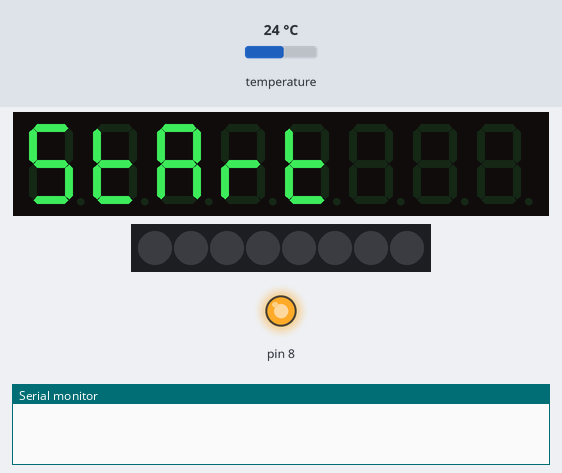
Bench run of a sketch on a simulated Arduino Uno, built with avr-gcc and run on an emulated ATmega328P. Shown: 8-digit seven-segment display, 8 RGB LEDs in strip order, left to right, output pins drawn as LEDs (lit = HIGH), the last lines printed to the serial monitor. The test bench sets the inputs (shaded band); at power-on: temperature 24 °C.

Above: at 0.1 s.
At 2.1 s:
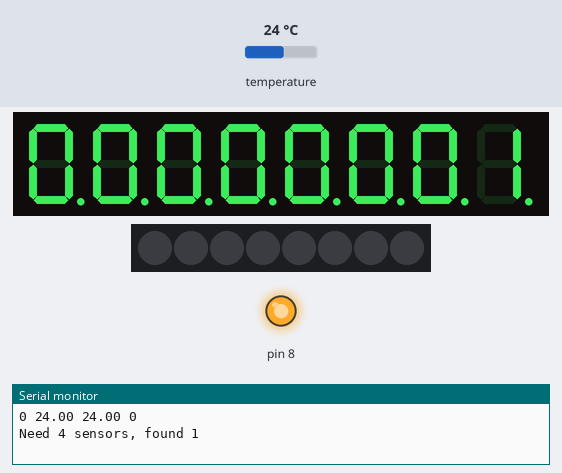

The sketch:

piscina.ino
```cpp
#include <OneWire.h>
#include <TM1638.h>

OneWire ds/*temp*/(4);
TM1638 disp(5, 6, 7, true, 7);

#define T_IN_HOT   0
#define T_OUT_HOT  1
#define T_IN_COLD  2
#define T_OUT_COLD 3
float temps[4];
int nt = 0;

// cabo até piscina
// no arduino: l/bl: -+ tx
//             v/bv: -+ rx
//             a/ba: +12V
//             m/bm: 0V

long timeStamp;
long timeOut = 0;
bool motorLigado = false;

void setup() {
  Serial.begin(9600);

  pinMode(8, OUTPUT);
  digitalWrite(8, HIGH);

  disp.setDisplayToString("Start");
  delay(1000);
}

void displayTwoTemps(float t1, float t2)
{
  unsigned long a, b;
  unsigned long n;
  a = t1 * 100;
  b = t2 * 100;
  a = a % 10000;
  b = b % 10000;
  n = a*10000 + b;
  disp.setDisplayToDecNumber(n, 68, true);
/*
  Serial.print(t1);  Serial.print(" ");
  Serial.print(t2);  Serial.print(" ");
  Serial.print(a);  Serial.print(" ");
  Serial.print(b);  Serial.print(" ");
  Serial.print(n);  Serial.println(" ");
*/
}

float hi_temp = -100;

void loop() {
  byte i;
  byte present = 0;
  byte type_s;
  byte data[12];
  byte addr[8];
  float celsius, fahrenheit;

//temps[0] = 52; if(1){delay(1250);}else{

  if ( !ds.search(addr)) {
    if (nt < 4) {
      Serial.print("Need 4 sensors, found ");
      Serial.println(nt);
      disp.setDisplayToDecNumber(nt, 255, true);
    }
    /*
    Serial.println("No more addresses.");
    Serial.println();
    */
    ds.reset_search();
    nt = 0;
    hi_temp = -100;
    delay(250);
    return;
  }

  /*
  Serial.print("ROM =");
  for( i = 0; i < 8; i++) {
    Serial.write(' ');
    Serial.print(addr[i], HEX);
  }
  */

  if (OneWire::crc8(addr, 7) != addr[7]) {
      Serial.println("CRC is not valid!");
      return;
  }
  //Serial.println();

  // the first ROM byte indicates which chip
  switch (addr[0]) {
    case 0x10:
      //Serial.println("  Chip = DS18S20");  // or old DS1820
      type_s = 1;
      break;
    case 0x28:
      //Serial.println("  Chip = DS18B20");
      type_s = 0;
      break;
    case 0x22:
      //Serial.println("  Chip = DS1822");
      type_s = 0;
      break;
    default:
      Serial.println("Device is not a DS18x20 family device.");
      return;
  }

  ds.reset();
  ds.select(addr);
  ds.write(0x44, 1);        // start conversion, with parasite power on at the end

  delay(1000);     // maybe 750ms is enough, maybe not
  // we might do a ds.depower() here, but the reset will take care of it.

  present = ds.reset();
  ds.select(addr);
  ds.write(0xBE);         // Read Scratchpad

  /*
  Serial.print("  Data = ");
  Serial.print(present, HEX);
  Serial.print(" ");
  */
  for ( i = 0; i < 9; i++) {           // we need 9 bytes
    data[i] = ds.read();
    //Serial.print(data[i], HEX);
    //Serial.print(" ");
  }
  /*
  Serial.print(" CRC=");
  Serial.print(OneWire::crc8(data, 8), HEX);
  Serial.println();
  */

  // Convert the data to actual temperature
  // because the result is a 16 bit signed integer, it should
  // be stored to an "int16_t" type, which is always 16 bits
  // even when compiled on a 32 bit processor.
  int16_t raw = (data[1] << 8) | data[0];
  if (type_s) {
    raw = raw << 3; // 9 bit resolution default
    if (data[7] == 0x10) {
      // "count remain" gives full 12 bit resolution
      raw = (raw & 0xFFF0) + 12 - data[6];
    }
  } else {
    byte cfg = (data[4] & 0x60);
    // at lower res, the low bits are undefined, so let's zero them
    if (cfg == 0x00) raw = raw & ~7;  // 9 bit resolution, 93.75 ms
    else if (cfg == 0x20) raw = raw & ~3; // 10 bit res, 187.5 ms
    else if (cfg == 0x40) raw = raw & ~1; // 11 bit res, 375 ms
    //// default is 12 bit resolution, 750 ms conversion time
  }
  celsius = (float)raw / 16.0;
  /*
  fahrenheit = celsius * 1.8 + 32.0;
  Serial.print("  Temperature = ");
  Serial.print(celsius);
  Serial.print(" Celsius, ");
  Serial.print(fahrenheit);
  Serial.println(" Fahrenheit");
  */
  if (celsius == 85 || raw == -1) return;
  if (temps[nt] == 0) temps[nt] = celsius;
  else temps[nt] = temps[nt] * 0.6 + 0.4 * celsius;
  if (temps[nt] > hi_temp) hi_temp = temps[nt];
  Serial.print(nt); Serial.print(" "); Serial.print(celsius); Serial.print(" "); Serial.print(hi_temp);
//}if(nt==4)nt=0;
  nt++;

  if((nt) == 2) {
    displayTwoTemps(temps[nt-2], temps[nt-1]);
    disp.setLED(TM1638_COLOR_RED, 0);
    disp.setLED(TM1638_COLOR_NONE, 1);
  }
  if((nt) == 4) {
    displayTwoTemps(temps[nt-2], temps[nt-1]);
    disp.setLED(TM1638_COLOR_NONE, 0);
    disp.setLED(TM1638_COLOR_GREEN, 1);
  }

  timeStamp = millis();
//  if (temps[T_IN_HOT] > 48) {
  if (hi_temp > 40) {
    motorLigado = true;
  }
//  if (motorLigado && temps[T_IN_HOT] > 43) {
  if (motorLigado && hi_temp > 35) {
    timeOut = timeStamp + 15 * 60L * 1000;
  }
  if (motorLigado && timeOut <= timeStamp) {
    motorLigado = false;
  }
  Serial.print(" "); Serial.println(motorLigado);

  if (motorLigado) {
    digitalWrite(8, LOW);
  } else {
    digitalWrite(8, HIGH);
  }

  disp.setLED((timeOut-timeStamp)>10*60L*1000, 2);
  disp.setLED((timeOut-timeStamp)>8*60L*1000, 3);
  disp.setLED((timeOut-timeStamp)>6*60L*1000, 4);
  disp.setLED((timeOut-timeStamp)>4*60L*1000, 5);
  disp.setLED((timeOut-timeStamp)>2*60L*1000, 6);
  disp.setLED((timeOut-timeStamp)>0*60L*1000, 7);

}
```
